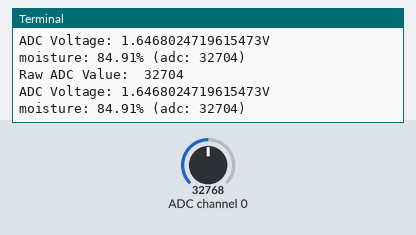
Recording of a program running on a simulated Raspberry Pi (BCM pin numbers). Shown: the last lines printed to the terminal. Inputs (shaded band) come from the test bench; at power-on: ADC channel 0 = 32768 (analog values on the 0–65535 scale).

Above: at 1.2 s.
1.3 s: ADC channel 0 set to 26225
At 1.9 s:
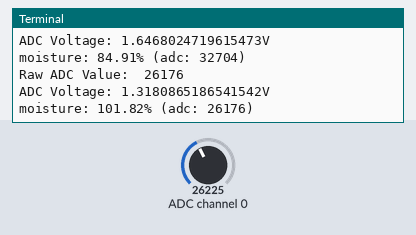
2.8 s: ADC channel 0 set to 27535
At 3.4 s:
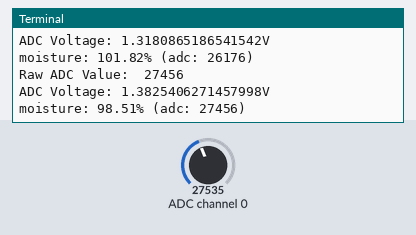
Timing chart, 0 to 5.8 s (numbered marks = the images above; inputs shaded):
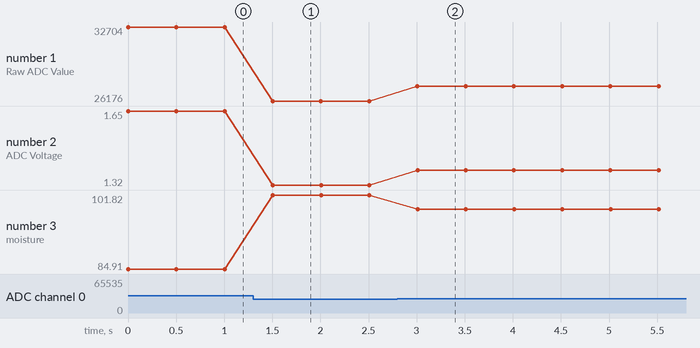

Measured:
- after the input at 1.3 s, the terminal: prints a new line after 0.20 s (image 1)
- after the input at 2.8 s, the terminal: prints a new line after 0.21 s (image 2)
- plotted number 1: 32704 → 26176 after the input at 1.3 s, 26176 → 27456 after the input at 2.8 s
- plotted number 2: 1.65 → 1.32 after the input at 1.3 s, 1.32 → 1.38 after the input at 2.8 s
- plotted number 3: 84.91 → 101.82 after the input at 1.3 s, 101.82 → 98.51 after the input at 2.8 s

The program:

mcp3008.py
```python
import time
import busio
import digitalio
import board
import adafruit_mcp3xxx.mcp3008 as MCP
from adafruit_mcp3xxx.analog_in import AnalogIn
spi = busio.SPI(clock=board.SCK, MISO=board.MISO, MOSI=board.MOSI)
cs = digitalio.DigitalInOut(board.D5)
mcp = MCP.MCP3008(spi, cs)
channel = AnalogIn(mcp, MCP.P0)

#Calibraton values
min_moisture = 26880
max_moisture = 65472


while True:
    print('Raw ADC Value: ', channel.value)
    print('ADC Voltage: ' + str(channel.voltage) + 'V')
    moisture = (max_moisture-channel.value)*100/(max_moisture-min_moisture)
    print("moisture: " + "%.2f" % moisture +"% (adc: "+str(channel.value)+")")

    time.sleep(0.5)
```
